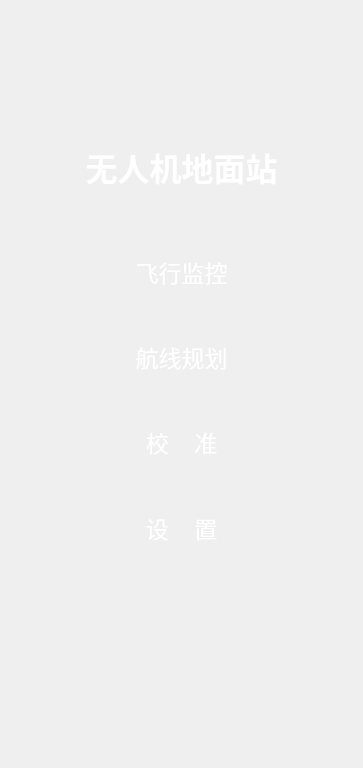
<?xml version="1.0" encoding="UTF-8"?>
<ui version="4.0">
 <class>leftMainWindow</class>
 <widget class="QWidget" name="leftMainWindow">
  <property name="geometry">
   <rect>
    <x>0</x>
    <y>0</y>
    <width>363</width>
    <height>768</height>
   </rect>
  </property>
  <property name="windowTitle">
   <string>Form</string>
  </property>
  <layout class="QVBoxLayout" name="verticalLayout_4" stretch="1,2,1">
   <property name="spacing">
    <number>0</number>
   </property>
   <property name="leftMargin">
    <number>0</number>
   </property>
   <property name="topMargin">
    <number>0</number>
   </property>
   <property name="rightMargin">
    <number>0</number>
   </property>
   <property name="bottomMargin">
    <number>0</number>
   </property>
   <item>
    <widget class="QWidget" name="widget" native="true">
     <layout class="QVBoxLayout" name="verticalLayout_3" stretch="1,2,1">
      <property name="spacing">
       <number>0</number>
      </property>
      <property name="leftMargin">
       <number>0</number>
      </property>
      <property name="topMargin">
       <number>0</number>
      </property>
      <property name="rightMargin">
       <number>0</number>
      </property>
      <property name="bottomMargin">
       <number>0</number>
      </property>
      <item>
       <spacer name="verticalSpacer_3">
        <property name="orientation">
         <enum>Qt::Vertical</enum>
        </property>
        <property name="sizeType">
         <enum>QSizePolicy::Preferred</enum>
        </property>
        <property name="sizeHint" stdset="0">
         <size>
          <width>20</width>
          <height>45</height>
         </size>
        </property>
       </spacer>
      </item>
      <item>
       <layout class="QHBoxLayout" name="horizontalLayout">
        <item>
         <spacer name="horizontalSpacer">
          <property name="orientation">
           <enum>Qt::Horizontal</enum>
          </property>
          <property name="sizeHint" stdset="0">
           <size>
            <width>40</width>
            <height>20</height>
           </size>
          </property>
         </spacer>
        </item>
        <item>
         <widget class="QLabel" name="label">
          <property name="sizePolicy">
           <sizepolicy hsizetype="Preferred" vsizetype="Preferred">
            <horstretch>0</horstretch>
            <verstretch>0</verstretch>
           </sizepolicy>
          </property>
          <property name="maximumSize">
           <size>
            <width>16777215</width>
            <height>16777215</height>
           </size>
          </property>
          <property name="text">
           <string/>
          </property>
          <property name="pixmap">
           <pixmap resource="../qgc.qrc">:/images/resources/images/ui/logo_big.png</pixmap>
          </property>
         </widget>
        </item>
        <item>
         <spacer name="horizontalSpacer_2">
          <property name="orientation">
           <enum>Qt::Horizontal</enum>
          </property>
          <property name="sizeHint" stdset="0">
           <size>
            <width>40</width>
            <height>20</height>
           </size>
          </property>
         </spacer>
        </item>
       </layout>
      </item>
      <item>
       <layout class="QVBoxLayout" name="verticalLayout" stretch="1,2">
        <item>
         <spacer name="verticalSpacer_7">
          <property name="orientation">
           <enum>Qt::Vertical</enum>
          </property>
          <property name="sizeType">
           <enum>QSizePolicy::Preferred</enum>
          </property>
          <property name="sizeHint" stdset="0">
           <size>
            <width>20</width>
            <height>17</height>
           </size>
          </property>
         </spacer>
        </item>
        <item>
         <widget class="QLabel" name="label_2">
          <property name="text">
           <string>&lt;html&gt;&lt;head/&gt;&lt;body&gt;&lt;p align=&quot;center&quot;&gt;&lt;span style=&quot; font-size:24pt; font-weight:600; color:#ffffff;&quot;&gt;无人机地面站&lt;/span&gt;&lt;/p&gt;&lt;/body&gt;&lt;/html&gt;</string>
          </property>
         </widget>
        </item>
       </layout>
      </item>
     </layout>
    </widget>
   </item>
   <item>
    <widget class="QWidget" name="widget_2" native="true">
     <layout class="QVBoxLayout" name="verticalLayout_2" stretch="1,2,2,2,2">
      <property name="topMargin">
       <number>0</number>
      </property>
      <item>
       <spacer name="verticalSpacer">
        <property name="orientation">
         <enum>Qt::Vertical</enum>
        </property>
        <property name="sizeHint" stdset="0">
         <size>
          <width>20</width>
          <height>72</height>
         </size>
        </property>
       </spacer>
      </item>
      <item>
       <widget class="QPushButton" name="btnFlightMonit">
        <property name="sizePolicy">
         <sizepolicy hsizetype="Preferred" vsizetype="Preferred">
          <horstretch>0</horstretch>
          <verstretch>0</verstretch>
         </sizepolicy>
        </property>
        <property name="font">
         <font>
          <pointsize>17</pointsize>
         </font>
        </property>
        <property name="focusPolicy">
         <enum>Qt::WheelFocus</enum>
        </property>
        <property name="contextMenuPolicy">
         <enum>Qt::DefaultContextMenu</enum>
        </property>
        <property name="layoutDirection">
         <enum>Qt::LeftToRight</enum>
        </property>
        <property name="styleSheet">
         <string notr="true">QPushButton{
background:url(); background-repeat: no-repeat;background-position:left;border:none;color:rgb(255, 255, 255);}

QPushButton#btnFlightMonit:hover{
background-color:&quot;#03A8F7&quot;;
}

QPushButton#btnFlightMonit:pressed{
background-color:&quot;#03A8F7&quot;;
}</string>
        </property>
        <property name="text">
         <string>飞行监控</string>
        </property>
        <property name="icon">
         <iconset resource="../qgc.qrc">
          <normaloff>:/images/resources/images/ui/monitoring.png</normaloff>:/images/resources/images/ui/monitoring.png</iconset>
        </property>
        <property name="iconSize">
         <size>
          <width>50</width>
          <height>50</height>
         </size>
        </property>
       </widget>
      </item>
      <item>
       <widget class="QPushButton" name="btnRoutePlan">
        <property name="sizePolicy">
         <sizepolicy hsizetype="Preferred" vsizetype="Preferred">
          <horstretch>0</horstretch>
          <verstretch>0</verstretch>
         </sizepolicy>
        </property>
        <property name="font">
         <font>
          <pointsize>17</pointsize>
         </font>
        </property>
        <property name="layoutDirection">
         <enum>Qt::LeftToRight</enum>
        </property>
        <property name="styleSheet">
         <string notr="true">QPushButton{
background:url(); background-repeat: no-repeat;background-position:left;border:none;color:rgb(255, 255, 255);}

QPushButton#btnRoutePlan:hover{
background-color:&quot;#03A8F7&quot;;
}

QPushButton#btnRoutePlan:pressed{
background-color:&quot;#03A8F7&quot;;
}
</string>
        </property>
        <property name="text">
         <string>航线规划</string>
        </property>
        <property name="icon">
         <iconset resource="../qgc.qrc">
          <normaloff>:/images/resources/images/ui/routes.png</normaloff>:/images/resources/images/ui/routes.png</iconset>
        </property>
        <property name="iconSize">
         <size>
          <width>50</width>
          <height>50</height>
         </size>
        </property>
       </widget>
      </item>
      <item>
       <widget class="QPushButton" name="btnActionAdjust">
        <property name="sizePolicy">
         <sizepolicy hsizetype="Preferred" vsizetype="Preferred">
          <horstretch>0</horstretch>
          <verstretch>0</verstretch>
         </sizepolicy>
        </property>
        <property name="font">
         <font>
          <pointsize>17</pointsize>
         </font>
        </property>
        <property name="layoutDirection">
         <enum>Qt::LeftToRight</enum>
        </property>
        <property name="styleSheet">
         <string notr="true">QPushButton{
background:url(); background-repeat: no-repeat;background-position:left;border:none;color:rgb(255, 255, 255);}

QPushButton#btnActionAdjust:hover{
background-color:&quot;#03A8F7&quot;;
}

QPushButton#btnActionAdjust:pressed{
background-color:&quot;#03A8F7&quot;;
}</string>
        </property>
        <property name="text">
         <string>校    准</string>
        </property>
        <property name="icon">
         <iconset resource="../qgc.qrc">
          <normaloff>:/images/resources/images/ui/monitoring.png</normaloff>:/images/resources/images/ui/monitoring.png</iconset>
        </property>
        <property name="iconSize">
         <size>
          <width>50</width>
          <height>50</height>
         </size>
        </property>
       </widget>
      </item>
      <item>
       <widget class="QPushButton" name="btnActionSetUp">
        <property name="sizePolicy">
         <sizepolicy hsizetype="Preferred" vsizetype="Preferred">
          <horstretch>0</horstretch>
          <verstretch>0</verstretch>
         </sizepolicy>
        </property>
        <property name="font">
         <font>
          <pointsize>17</pointsize>
         </font>
        </property>
        <property name="layoutDirection">
         <enum>Qt::LeftToRight</enum>
        </property>
        <property name="styleSheet">
         <string notr="true">QPushButton{
background:url(); background-repeat: no-repeat;background-position:left;border:none;color:rgb(255, 255, 255);}

QPushButton#btnActionSetUp:hover{
background-color:&quot;#03A8F7&quot;;
}

QPushButton#btnActionSetUp:pressed{
background-color:&quot;#03A8F7&quot;;
}
</string>
        </property>
        <property name="text">
         <string>设    置</string>
        </property>
        <property name="icon">
         <iconset resource="../qgc.qrc">
          <normaloff>:/images/resources/images/ui/setUp.png</normaloff>:/images/resources/images/ui/setUp.png</iconset>
        </property>
        <property name="iconSize">
         <size>
          <width>50</width>
          <height>50</height>
         </size>
        </property>
       </widget>
      </item>
     </layout>
    </widget>
   </item>
   <item>
    <spacer name="verticalSpacer_2">
     <property name="orientation">
      <enum>Qt::Vertical</enum>
     </property>
     <property name="sizeType">
      <enum>QSizePolicy::Preferred</enum>
     </property>
     <property name="sizeHint" stdset="0">
      <size>
       <width>20</width>
       <height>189</height>
      </size>
     </property>
    </spacer>
   </item>
  </layout>
 </widget>
 <resources>
  <include location="../qgc.qrc"/>
 </resources>
 <connections/>
</ui>
